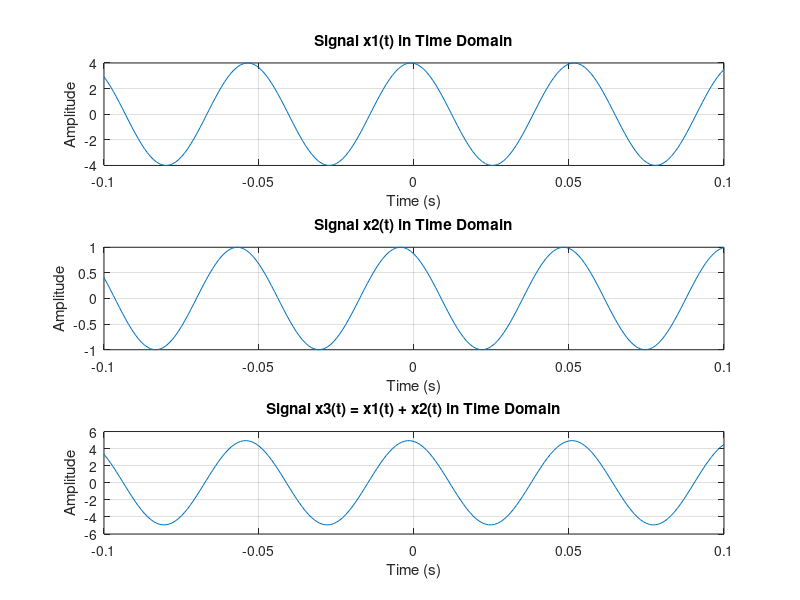

Recreate this plot in MATLAB.
% Define parameters
fs = 1000; % Sampling frequency
T = 1/fs; % Sampling period
Frequency = 19;  
t = -0.1: T: 0.1; % Time vector

% Amplitudes and phases
A1 = 4;
A2 = 1;
j1 = 7; % Phase in degrees
j2 = 30; % Phase in degrees

% Convert phases to radians
phase1 = deg2rad(j1);
phase2 = deg2rad(j2);

% Generate signals
x1 = A1 * cos(2*pi*Frequency*t + phase1);
x2 = A2 * cos(2*pi*Frequency*t + phase2);

% Plot both signals
figure;
plot(t, x1, 'b', 'DisplayName', 'x1(t)');
hold on;
plot(t, x2, 'r', 'DisplayName', 'x2(t)');
title('Signals x1(t) and x2(t)');
xlabel('Time (s)');
ylabel('Amplitude');
legend;
grid on;

% Subplot 1 -- Signal x1
subplot(3,1,1);
plot(t, x1);
title('Signal x1(t) in Time Domain');
xlabel('Time (s)');
ylabel('Amplitude');
grid on;

% Subplot 2 -- Signal x2
subplot(3,1,2);
plot(t, x2);
title('Signal x2(t) in Time Domain');
xlabel('Time (s)');
ylabel('Amplitude');
grid on;

% Calculate and display phase and amplitude at t = 0
fprintf('At t = 0:\n');
fprintf('x1(t) = %.2f\n', A1 * cos(phase1));
fprintf('x2(t) = %.2f\n', A2 * cos(phase2));

% Verify maximum amplitudes
fprintf('Maximum amplitude of x1(t): %.2f\n', A1);
fprintf('Maximum amplitude of x2(t): %.2f\n', A2);

% Generate the third signal x3
x3 = x1 + x2;

% Subplot 3 -- Signal x3
subplot(3,1,3);
plot(t, x3);
title('Signal x3(t) = x1(t) + x2(t) in Time Domain');
xlabel('Time (s)');
ylabel('Amplitude');
grid on; 

% Calculate magnitude and phase of x3
magnitude_x3 = sqrt((A1 + A2 * cos(phase1 - phase2))^2 + (A2 * sin(phase1 - phase2))^2);
phase_x3 = atan2(A2 * sin(phase1 - phase2), A1 + A2 * cos(phase1 - phase2));
phase_x3_deg = rad2deg(phase_x3);
fprintf('Magnitude of x3(t): %.2f\n', magnitude_x3);
fprintf('Phase of x3(t): %.2f degrees\n', phase_x3_deg);